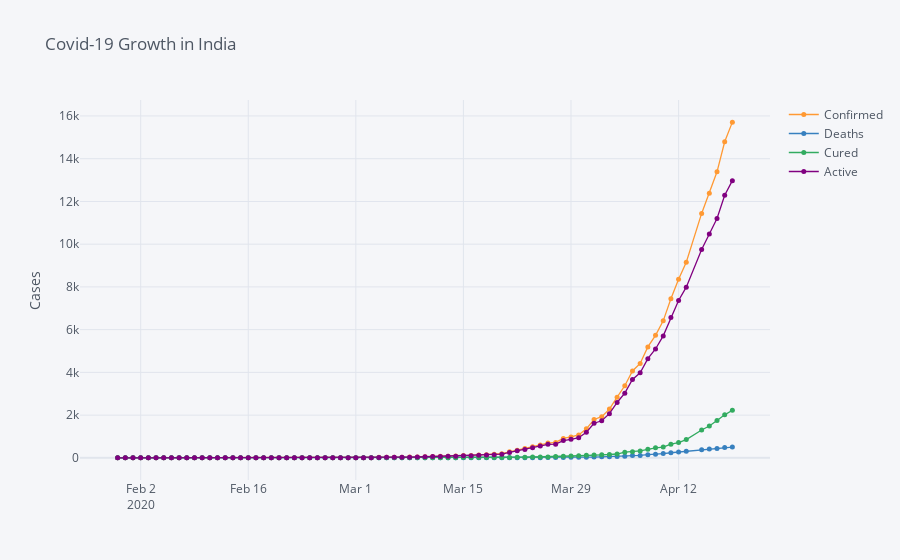

The cell this chart's notebook holds for it:
### Code cell
temp.iplot(title = 'Covid-19 Growth in India', yTitle='Cases',mode='markers+lines',size=5)
